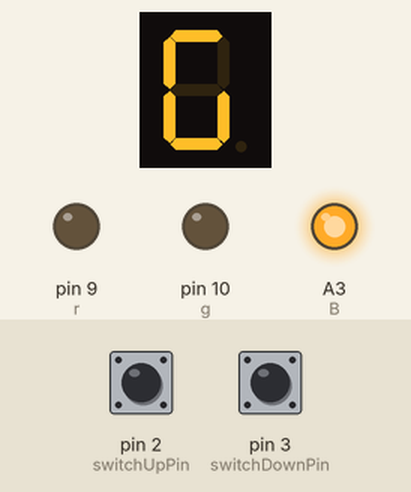
Simulated run of this sketch. Board: Arduino Uno, built with avr-gcc and run on an emulated ATmega328P. Shown: 1-digit seven-segment display, output pins drawn as LEDs (lit = HIGH). Wiring (inferred from the names in the program): 1-digit 7-segment display, segments lit when HIGH: segments pin 12, pin 11, A0, pin 8, pin 7, pin 6, pin 5. Inputs (shaded band) come from the test bench; at power-on: pin 2 (switchUpPin) HIGH, pin 3 (switchDownPin) HIGH. The segment pins are drawn as the display they are named for; pins used as bus, display or sensor lines are not drawn; what the sketch prints to the serial monitor is not drawn.

Above: at 1.2 s.
1.3 s: pin 2 (switchUpPin) pulled LOW for 0.15 s
At 2.3 s:
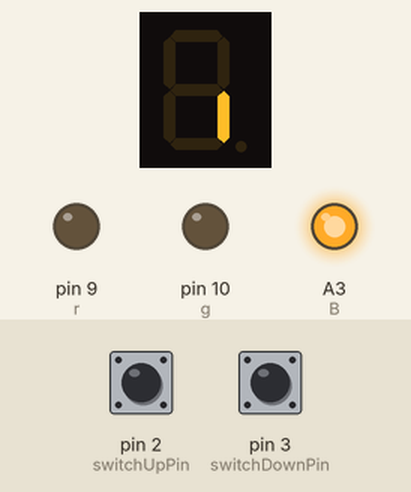
2.9 s: pin 2 (switchUpPin) pulled LOW for 1 s
At 3.5 s:
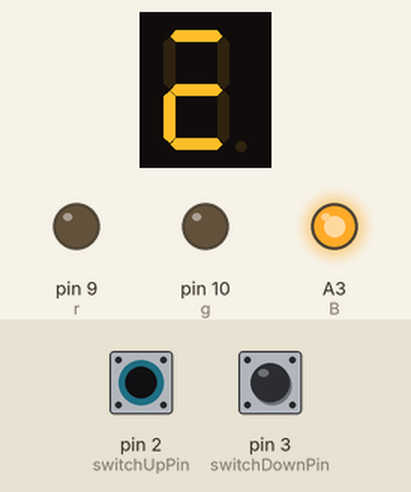
5.4 s: pin 2 (switchUpPin) pulled LOW for 0.15 s
At 6.5 s:
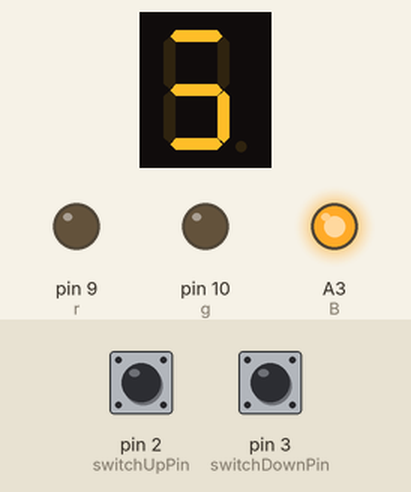
7.0 s: pin 2 (switchUpPin) pulled LOW for 3.2 s
At 7.8 s:
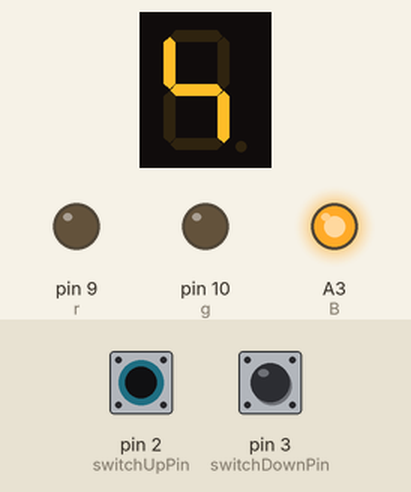
11.7 s: pin 2 (switchUpPin) pulled LOW for 0.15 s
At 12.5 s:
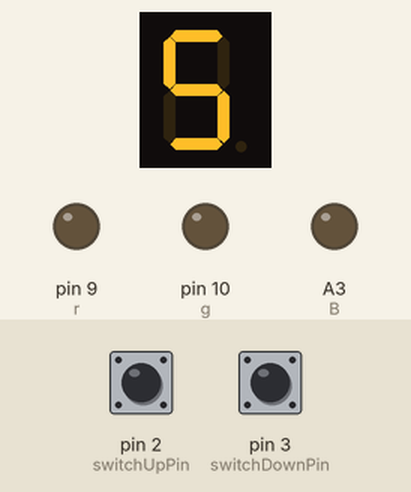
13.3 s: pin 3 (switchDownPin) pulled LOW for 0.15 s
At 13.8 s:
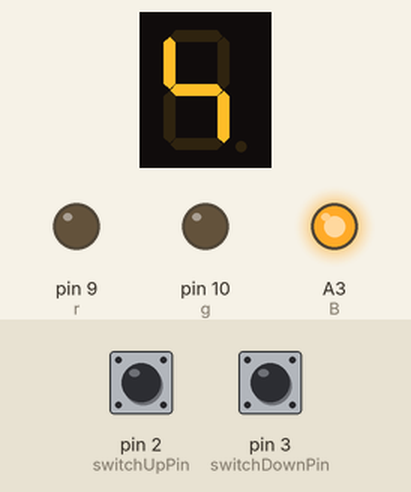
Timing chart, 0 to 15.9 s (numbered marks = the images above; inputs shaded):
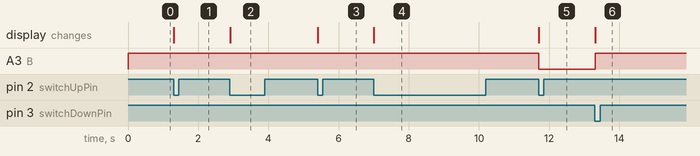

Measured:
- after the input at 1.3 s, the display: changes at once (image 1)
- after the input at 2.9 s, the display: changes at once (image 2)
- after the input at 5.4 s, the display: changes at once (image 3)
- after the input at 7.0 s, the display: changes at once (image 4)
- after the input at 11.7 s, A3 (B): HIGH → LOW at once; the display: changes at once (image 5)
- after the input at 13.3 s, A3 (B): LOW → HIGH at once; the display: changes at once (image 6)

The sketch:

______.ino
```cpp
int A = 12;
int B = A3;
int C = A0;
int D = 8;
int E = 7;
int F = 6;
int G = 5;
int r = 9;
int g = 10;
int b = 11;

int switchUpPin = 2;
int switchDownPin = 3;
int counter = 0;
int buttonUpState = 0;
int lastButtonUpState = 0;
int buttonDownState = 0;
int lastButtonDownState = 0;

void setup() {
  //Serial Port begin
  Serial.begin (9600);
  pinMode(A, OUTPUT);
  pinMode(B, OUTPUT);
  pinMode(C, OUTPUT);
  pinMode(D, OUTPUT);
  pinMode(E, OUTPUT);
  pinMode(F, OUTPUT);
  pinMode(G, OUTPUT);
  pinMode(r, OUTPUT);
  pinMode(g, OUTPUT);
  pinMode(b, OUTPUT);
   pinMode(switchUpPin, INPUT_PULLUP);
    pinMode(switchDownPin, INPUT_PULLUP);
}

void loop() {
buttonUpState = !digitalRead(switchUpPin);
  buttonDownState = !digitalRead(switchDownPin);
  Serial.println(buttonUpState);
  if (buttonUpState != lastButtonUpState) {
    lastButtonUpState = buttonUpState;
    if (buttonUpState == HIGH) {
      if(counter < 9) {
        counter++;
        Serial.println(counter);
        changeNumber(counter);
      }

    } else {
      Serial.println("OFF");
    }
    delay(50);
  }
  if (buttonDownState != lastButtonDownState) {
    lastButtonDownState = buttonDownState;
    if (buttonDownState == HIGH) {
      if(counter > 0) {
        counter--;
        Serial.println(counter);
        changeNumber(counter);
      }

    } else {
      Serial.println("OFF");
    }
    delay(50);
  }
  changeNumber(counter);
}

void changeNumber(int buttonPress) {

  switch (buttonPress) {
    case 0:
    digitalWrite(A, HIGH);
    digitalWrite(B, HIGH);
    digitalWrite(C, HIGH);
    digitalWrite(D, HIGH);
    digitalWrite(E, HIGH);
    digitalWrite(F, HIGH);
    digitalWrite(G, LOW);
    break;
    case 1:
    digitalWrite(A, LOW);
    digitalWrite(B, HIGH);
    digitalWrite(C, HIGH);
    digitalWrite(D, LOW);
    digitalWrite(E, LOW);
    digitalWrite(F, LOW);
    digitalWrite(G, LOW);
    break;
    case 2:
    digitalWrite(A, HIGH);
    digitalWrite(B, HIGH);
    digitalWrite(C, LOW);
    digitalWrite(D, HIGH);
    digitalWrite(E, HIGH);
    digitalWrite(F, LOW);
    digitalWrite(G, HIGH);
    break;
    case 3:
    digitalWrite(A, HIGH);
    digitalWrite(B, HIGH);
    digitalWrite(C, HIGH);
    digitalWrite(D, HIGH);
    digitalWrite(E, LOW);
    digitalWrite(F, LOW);
    digitalWrite(G, HIGH);
    break;
    case 4:
    digitalWrite(A, LOW);
    digitalWrite(B, HIGH);
    digitalWrite(C, HIGH);
    digitalWrite(D, LOW);
    digitalWrite(E, LOW);
    digitalWrite(F, HIGH);
    digitalWrite(G, HIGH);
    break;
    case 5:
    digitalWrite(A, HIGH);
    digitalWrite(B, LOW);
    digitalWrite(C, HIGH);
    digitalWrite(D, HIGH);
    digitalWrite(E, LOW);
    digitalWrite(F, HIGH);
    digitalWrite(G, HIGH);
    break;
    case 6:
    digitalWrite(A, HIGH);
    digitalWrite(B, LOW);
    digitalWrite(C, HIGH);
    digitalWrite(D, HIGH);
    digitalWrite(E, HIGH);
    digitalWrite(F, HIGH);
    digitalWrite(G, HIGH);
    break;
    case 7:
    digitalWrite(A, HIGH);
    digitalWrite(B, HIGH);
    digitalWrite(C, HIGH);
    digitalWrite(D, LOW);
    digitalWrite(E, LOW);
    digitalWrite(F, LOW);
    digitalWrite(G, LOW);
    break;
    case 8:
    digitalWrite(A, HIGH);
    digitalWrite(B, HIGH);
    digitalWrite(C, HIGH);
    digitalWrite(D, HIGH);
    digitalWrite(E, HIGH);
    digitalWrite(F, HIGH);
    digitalWrite(G, HIGH);
    break;
    case 9:
    digitalWrite(A, HIGH);
    digitalWrite(B, HIGH);
    digitalWrite(C, HIGH);
    digitalWrite(D, HIGH);
    digitalWrite(E, LOW);
    digitalWrite(F, HIGH);
    digitalWrite(G, HIGH);
    break;
  }
}
```
